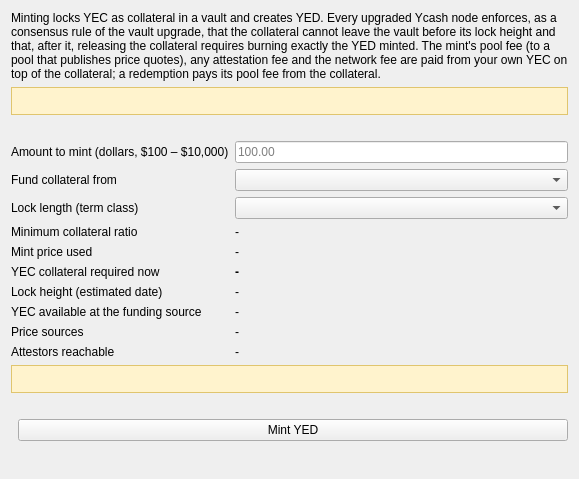
<?xml version="1.0" encoding="UTF-8"?>
<ui version="4.0">
 <class>YellowbackMint</class>
 <widget class="QWidget" name="YellowbackMint">
  <layout class="QVBoxLayout" name="mintLayout">
   <item>
    <widget class="QLabel" name="lblMintIntro">
     <property name="wordWrap"><bool>true</bool></property>
     <property name="text"><string>Minting locks YEC as collateral in a vault and creates YED. Every upgraded Ycash node enforces, as a consensus rule of the vault upgrade, that the collateral cannot leave the vault before its lock height and that, after it, releasing the collateral requires burning exactly the YED minted. The mint's pool fee (to a pool that publishes price quotes), any attestation fee and the network fee are paid from your own YEC on top of the collateral; a redemption pays its pool fee from the collateral.</string></property>
    </widget>
   </item>
   <item>
    <widget class="QLabel" name="lblGate">
     <property name="wordWrap"><bool>true</bool></property>
     <property name="styleSheet"><string notr="true">QLabel { background-color: #fff3cd; color: #5c4400; border: 1px solid #e0c56e; padding: 6px; }</string></property>
     <property name="text"><string/></property>
    </widget>
   </item>
   <item>
    <widget class="QLabel" name="lblClassNote">
     <property name="wordWrap"><bool>true</bool></property>
     <property name="text"><string/></property>
     <property name="styleSheet"><string notr="true">QLabel { color: #444; }</string></property>
    </widget>
   </item>
   <item>
    <layout class="QFormLayout" name="mintForm">
     <item row="0" column="0"><widget class="QLabel" name="m1"><property name="text"><string>Amount to mint (dollars, $100 – $10,000)</string></property></widget></item>
     <item row="0" column="1"><widget class="QLineEdit" name="txtAmount"><property name="placeholderText"><string>100.00</string></property></widget></item>
     <item row="1" column="0"><widget class="QLabel" name="m8"><property name="text"><string>Fund collateral from</string></property></widget></item>
     <item row="1" column="1"><widget class="QComboBox" name="cmbFundFrom"><property name="toolTip"><string>Your transparent balance, or one of this wallet's shielded (ys1…) addresses: the collateral is then spent from that address in the same transaction, with no separate unshielding step.</string></property></widget></item>
     <item row="2" column="0"><widget class="QLabel" name="m2"><property name="text"><string>Lock length (term class)</string></property></widget></item>
     <item row="2" column="1"><widget class="QComboBox" name="cmbTier"/></item>
     <item row="3" column="0"><widget class="QLabel" name="m3"><property name="text"><string>Minimum collateral ratio</string></property></widget></item>
     <item row="3" column="1"><widget class="QLabel" name="lblRatio"><property name="text"><string>-</string></property></widget></item>
     <item row="4" column="0"><widget class="QLabel" name="m4"><property name="text"><string>Mint price used</string></property></widget></item>
     <item row="4" column="1"><widget class="QLabel" name="lblPrice"><property name="text"><string>-</string></property></widget></item>
     <item row="8" column="0"><widget class="QLabel" name="m9"><property name="text"><string>Price sources</string></property></widget></item>
     <item row="8" column="1"><widget class="QLabel" name="lblSource"><property name="text"><string>-</string></property><property name="wordWrap"><bool>true</bool></property><property name="toolTip"><string>The pool quotes' bound and the attestors' bound, and which of the two set the mint price (the lower one). Shown once the attestation layer is armed.</string></property></widget></item>
     <item row="9" column="0"><widget class="QLabel" name="m10"><property name="text"><string>Attestors reachable</string></property></widget></item>
     <item row="9" column="1"><widget class="QLabel" name="lblSelection"><property name="text"><string>-</string></property><property name="wordWrap"><bool>true</bool></property><property name="toolTip"><string>Of the attestors a mint built now would be assigned, how many this node holds a fresh attestation from. A mint needs a minimum number of them.</string></property></widget></item>
     <item row="5" column="0"><widget class="QLabel" name="m5"><property name="text"><string>YEC collateral required now</string></property></widget></item>
     <item row="5" column="1"><widget class="QLabel" name="lblCollateral"><property name="text"><string>-</string></property><property name="styleSheet"><string notr="true">QLabel { font-weight: bold; }</string></property></widget></item>
     <item row="6" column="0"><widget class="QLabel" name="m6"><property name="text"><string>Lock height (estimated date)</string></property></widget></item>
     <item row="6" column="1"><widget class="QLabel" name="lblUnlock"><property name="text"><string>-</string></property></widget></item>
     <item row="7" column="0"><widget class="QLabel" name="m7"><property name="text"><string>YEC available at the funding source</string></property></widget></item>
     <item row="7" column="1"><widget class="QLabel" name="lblYecAvailable"><property name="text"><string>-</string></property></widget></item>
    </layout>
   </item>
   <item>
    <widget class="QLabel" name="lblDivergence"><property name="text"><string/></property><property name="wordWrap"><bool>true</bool></property><property name="styleSheet"><string notr="true">QLabel { background-color: #fff3cd; color: #5c4400; border: 1px solid #e0c56e; padding: 6px; }</string></property></widget>
   </item>
   <item>
    <widget class="QLabel" name="lblMintHint"><property name="text"><string/></property><property name="wordWrap"><bool>true</bool></property><property name="styleSheet"><string notr="true">QLabel { color: #a33; }</string></property></widget>
   </item>
   <item>
    <layout class="QHBoxLayout" name="mintButtons">
     <item><spacer name="mintSpacerH"><property name="orientation"><enum>Qt::Horizontal</enum></property></spacer></item>
     <item><widget class="QPushButton" name="btnMint"><property name="text"><string>Mint YED</string></property></widget></item>
    </layout>
   </item>
   <item>
    <widget class="QLabel" name="lblMintPageStatus"><property name="text"><string/></property><property name="wordWrap"><bool>true</bool></property><property name="textInteractionFlags"><set>Qt::TextSelectableByMouse</set></property></widget>
   </item>
   <item>
    <spacer name="mintSpacer"><property name="orientation"><enum>Qt::Vertical</enum></property></spacer>
   </item>
  </layout>
 </widget>
 <resources/>
 <connections/>
</ui>
